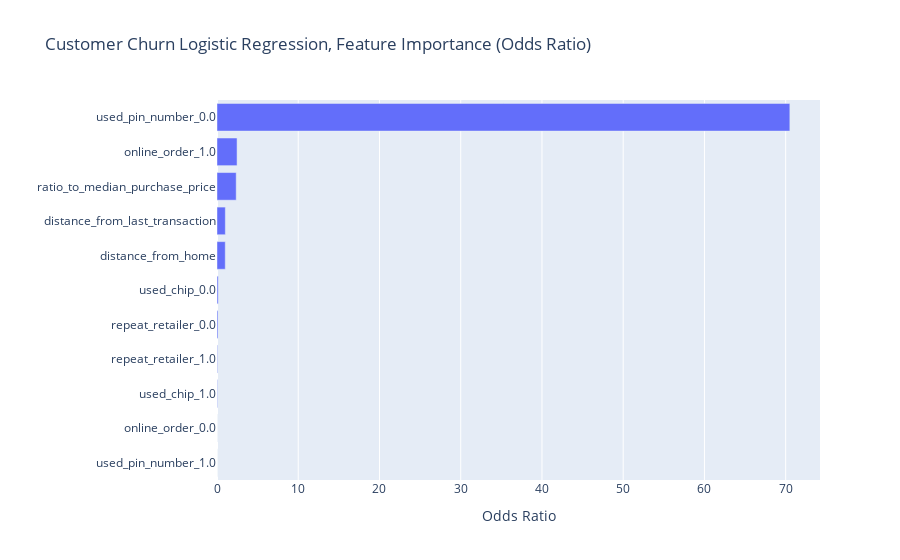

Write notebook code for a chart like this one.
### Code cell
plt.Figure(figsize=(15,10))
fig = px.bar(
    data_frame=odds_ratios, 
    x=odds_ratios[:15].values, 
    y=odds_ratios[:15].index, 
    title="Customer Churn Logistic Regression, Feature Importance (Odds Ratio)"
)

fig.update_layout(xaxis_title='Odds Ratio', yaxis_title='')
fig.show()

### Figure 1 — Plotly figure (JSON) as saved in the notebook; plotly's stock layout.template omitted (floating-point values rounded to 4 significant figures)
{"data": [{"alignmentgroup": "True", "hovertemplate": "x=%{x}<br>y=%{y}<extra></extra>", "legendgroup": "", "marker": {"color": "#636efa", "pattern": {"shape": ""}}, "name": "", "offsetgroup": "", "orientation": "h", "showlegend": false, "textposition": "auto", "type": "bar", "x": [0.0001118, 0.003193, 0.05278, 0.06529, 0.1207, 0.1494, 1.015, 1.026, 2.362, 2.469, 70.51], "xaxis": "x", "y": ["used_pin_number_1.0", "online_order_0.0", "used_chip_1.0", "repeat_retailer_1.0", "repeat_retailer_0.0", "used_chip_0.0", "distance_from_home", "distance_from_last_transaction", "ratio_to_median_purchase_price", "online_order_1.0", "used_pin_number_0.0"], "yaxis": "y"}], "layout": {"barmode": "relative", "legend": {"tracegroupgap": 0}, "title": {"text": "Customer Churn Logistic Regression, Feature Importance (Odds Ratio)"}, "xaxis": {"anchor": "y", "domain": [0, 1], "title": {"text": "Odds Ratio"}}, "yaxis": {"anchor": "x", "domain": [0, 1], "title": {"text": ""}}}}
